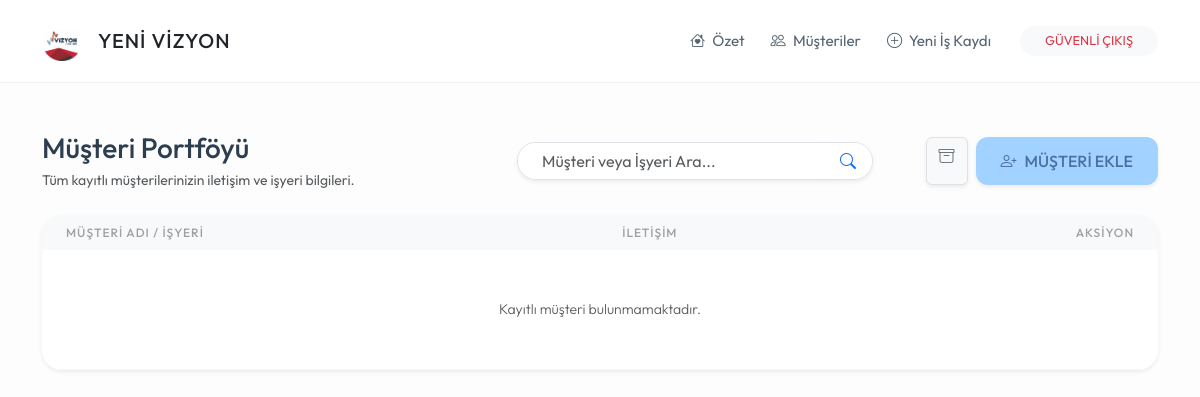
Before: /musteriler (signed in) with the older database file.
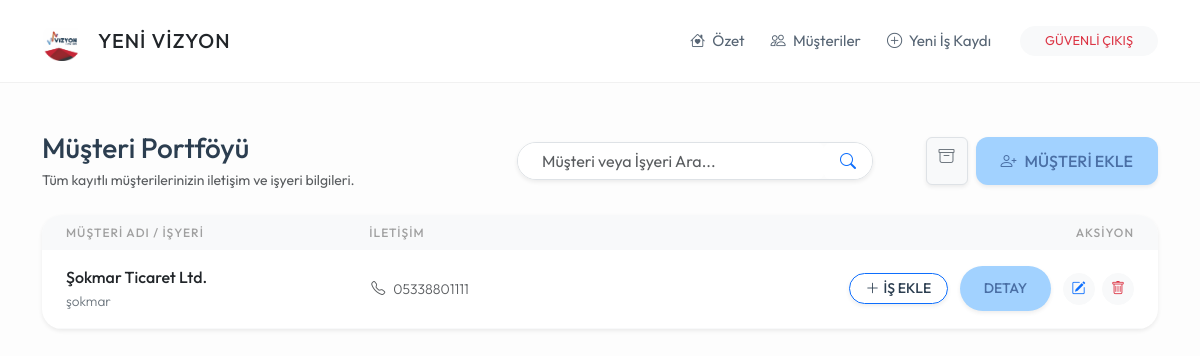
After: the same page with the newer database file.
### models.py (models this page shows)
class Musteri(db.Model):
    id = db.Column(db.Integer, primary_key=True)
    ad_soyad = db.Column(db.String(100), nullable=False)
    telefon = db.Column(db.String(20))
    isyeri_adi = db.Column(db.String(200))
    isyeri_adresi = db.Column(db.Text)
    durum = db.Column(db.String(20), default='Aktif')
    isler = db.relationship('IsKaydi', backref='sahibi', lazy=True)
    odemeler = db.relationship('Odeme', backref='musteri', lazy=True)

### routes/musteri_isleri.py (the view)
@musteri_bp.route('/musteriler')
def musteriler():
    if 'logged_in' not in session: return redirect(url_for('genel.index'))
    q = request.args.get('q')
    if q:
        bulunanlar = Musteri.query.filter(Musteri.durum == 'Aktif', or_(Musteri.ad_soyad.contains(q), Musteri.isyeri_adi.contains(q))).all()
        return render_template('musteriler.html', musteriler=bulunanlar, arama_var=True, terim=q)
    return render_template('musteriler.html', musteriler=Musteri.query.filter_by(durum='Aktif').all(), arama_var=False)

### templates/musteriler.html (shortened to what this page needs)
{% extends "base.html" %}
{% block content %}
<div class="row mb-4 align-items-center">
    <div class="col-md-5">
        <h3 class="mb-1">Müşteri Portföyü</h3>
        <p class="text-muted small mb-0">Tüm kayıtlı müşterilerinizin iletişim ve işyeri bilgileri.</p>
    </div>
    <div class="col-md-4 mt-3 mt-md-0">
        <form action="/musteriler" method="GET" class="d-flex shadow-sm rounded-pill overflow-hidden border">
            <input type="text" name="q" class="form-control border-0 ps-4" placeholder="Müşteri veya İşyeri Ara..." value="{{ terim or '' }}" style="background-color: #fff;">
            <button type="submit" class="btn btn-white border-0 text-primary bg-white px-3">
                <i class="bi bi-search"></i>
            </button>
        </form>
    </div>
    <div class="col-md-3 mt-3 mt-md-0 text-md-end d-flex justify-content-md-end gap-2">
        <a href="/pasif_musteriler" class="btn btn-light text-secondary border shadow-sm" title="Silinenleri Gör">
            <i class="bi bi-archive"></i>
        </a>
        <button class="btn btn-yvr-primary shadow-sm" data-bs-toggle="modal" data-bs-target="#musteriEkleModal">
            <i class="bi bi-person-plus me-2"></i>MÜŞTERİ EKLE
        </button>
    </div>
</div>
<div class="card card-custom p-0 overflow-hidden shadow-sm border-0">
    <div class="table-responsive">
        <table class="table table-hover align-middle mb-0">
            <thead style="background-color: #f8f9fa;">
                <tr>
                    <th class="ps-4">Müşteri Adı / İşyeri</th>
                    <th>İletişim</th>
                    <th class="text-end pe-4">Aksiyon</th>
                </tr>
            </thead>
            <tbody>
                {% for m in musteriler %}
                <tr>
                    <td class="ps-4">
                        <div class="fw-medium text-dark">{{ m.ad_soyad }}</div>
                        {% if m.isyeri_adi %}
                        <div class="small text-secondary" style="font-size: 0.85rem;">{{ m.isyeri_adi }}</div>
                        {% endif %}
                    </td>
                    <td>
                        <div class="small text-muted"><i class="bi bi-telephone me-2"></i>{{ m.telefon or '-' }}</div>
                    </td>
                    <td class="text-end pe-4">
                        <a href="/is_ekle?m_id={{ m.id }}" class="btn btn-sm btn-outline-primary fw-bold rounded-pill px-3 me-2 shadow-sm" title="Bu Müşteriye İş Ekle">
                            <i class="bi bi-plus-lg me-1"></i>İŞ EKLE
                        </a>
                        <a href="/musteri/{{ m.id }}" class="btn btn-sm btn-yvr-primary fw-bold rounded-pill px-4 me-2 shadow-sm" title="Müşteri Detayına Git">
                            DETAY
                        </a>
                        <a href="/musteri_duzenle/{{ m.id }}" class="btn btn-sm btn-light text-primary rounded-circle me-1" style="width: 32px; height: 32px;" title="Düzenle"><i class="bi bi-pencil-square"></i></a>
                        <a href="/musteri_sil/{{ m.id }}" onclick="return confirm('Bu müşteriyi listeden kaldırmak istediğinize emin misiniz? (Geçmiş işlemleri varsa silinmez, arşive kaldırılır.)');" class="btn btn-sm btn-light text-danger rounded-circle" style="width: 32px; height: 32px;" title="Listeden Kaldır"><i class="bi bi-trash"></i></a>
                    </td>
                </tr>
                {% endfor %}
                {% if not musteriler %}
                <tr>
                    <td colspan="3" class="text-center py-5 text-muted small">
                        {% if arama_var %}
                            "{{ terim }}" aramasıyla eşleşen müşteri bulunamadı.
                        {% else %}
                            Kayıtlı müşteri bulunmamaktadır.
                        {% endif %}
                    </td>
                </tr>
                {% endif %}
            </tbody>
        </table>
    </div>
</div>
{% endblock %}

### templates/base.html (shortened to what this page needs)
<!DOCTYPE html>
<html lang="tr">
<head>
    <link href="https://cdn.jsdelivr.net/npm/bootstrap@5.3.0/dist/css/bootstrap.min.css" rel="stylesheet">
    <link rel="stylesheet" href="https://cdn.jsdelivr.net/npm/bootstrap-icons@1.11.0/font/bootstrap-icons.css">
</head>
<body>
<nav class="navbar navbar-expand-lg navbar-yvr sticky-top">
    <div class="container">
        <a class="navbar-brand d-flex align-items-center" href="/">
            <img src="/static/logo.png" alt="YVR Logo" onerror="this.src='https://via.placeholder.com/40x40?text=YVR'">
            <span class="ms-3 fw-bold text-dark" style="letter-spacing: 1px;">YENİ VİZYON</span>
        </a>
        <div class="collapse navbar-collapse" id="navbarNav">
            <ul class="navbar-nav ms-auto align-items-center">
                <li class="nav-item"><a class="nav-link" href="/"><i class="bi bi-house-heart me-1"></i> Özet</a></li>
                <li class="nav-item"><a class="nav-link" href="/musteriler"><i class="bi bi-people me-1"></i> Müşteriler</a></li>
                <li class="nav-item"><a class="nav-link" href="/is_ekle"><i class="bi bi-plus-circle me-1"></i> Yeni İş Kaydı</a></li>
                <li class="nav-item ms-lg-3"><a class="btn btn-light btn-sm px-4 rounded-pill text-danger" href="/logout" style="font-size: 0.8rem;">GÜVENLİ ÇIKIŞ</a></li>
            </ul>
        </div>
    </div>
</nav>
<div class="container py-5">
    {% block content %}{% endblock %}
</div>
</body>
</html>

### templates/base.html (style rules this page uses)
:root { --yvr-bg: #fdfdfd; --yvr-card-bg: #ffffff; --yvr-primary: #a2d2ff; --yvr-secondary: #bde0fe; --yvr-accent: #ffafcc; --yvr-text: #576574; --yvr-text-dark: #2c3e50; }
body { background-color: var(--yvr-bg); font-family: 'Outfit', sans-serif; color: var(--yvr-text); font-weight: 400; line-height: 1.6; }
h1, h2, h3, h4, h5, .fw-bold { font-weight: 500 !important; color: var(--yvr-text-dark); }
.navbar-yvr { background-color: white; border-bottom: 1px solid #f1f1f1; padding: 1rem 0; }
.navbar-brand img { height: 40px; width: auto; filter: grayscale(20%); }
.nav-link { color: var(--yvr-text) !important; font-size: 0.95rem; margin: 0 5px; transition: all 0.3s; }
.card-custom { background: var(--yvr-card-bg); border-radius: 20px; border: none; box-shadow: 0 10px 30px rgba(0,0,0,0.02); padding: 1.5rem; }
.btn-yvr-primary { background-color: var(--yvr-primary); color: #4a6fa5; border-radius: 12px; border: none; padding: 12px 25px; font-weight: 500; transition: transform 0.2s; }
.table { --bs-table-bg: transparent; }
.table thead th { font-weight: 500; text-transform: uppercase; font-size: 0.75rem; letter-spacing: 1px; color: #a0a0a0; border: none; }
.table td { border-bottom: 1px solid #f8f9fa; padding: 15px 10px; font-weight: 300; }

Changed rows visible on the page:
added Musteri: ad_soyad "Şokmar Ticaret Ltd.", isyeri_adi "şokmar", telefon "05338801111"
Other visible differences:
text no longer shown: "Kayıtlı müşteri bulunmamaktadır."
